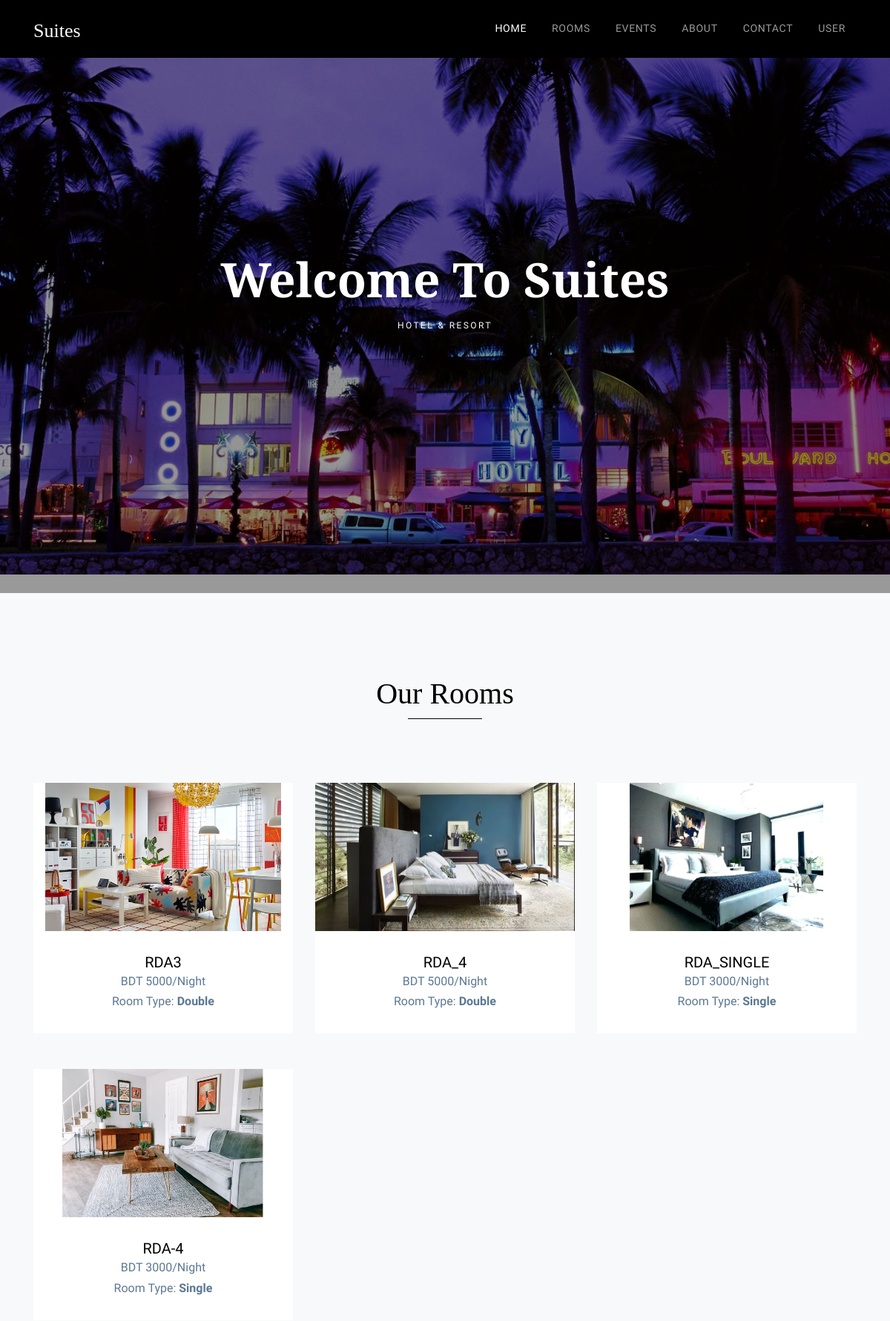
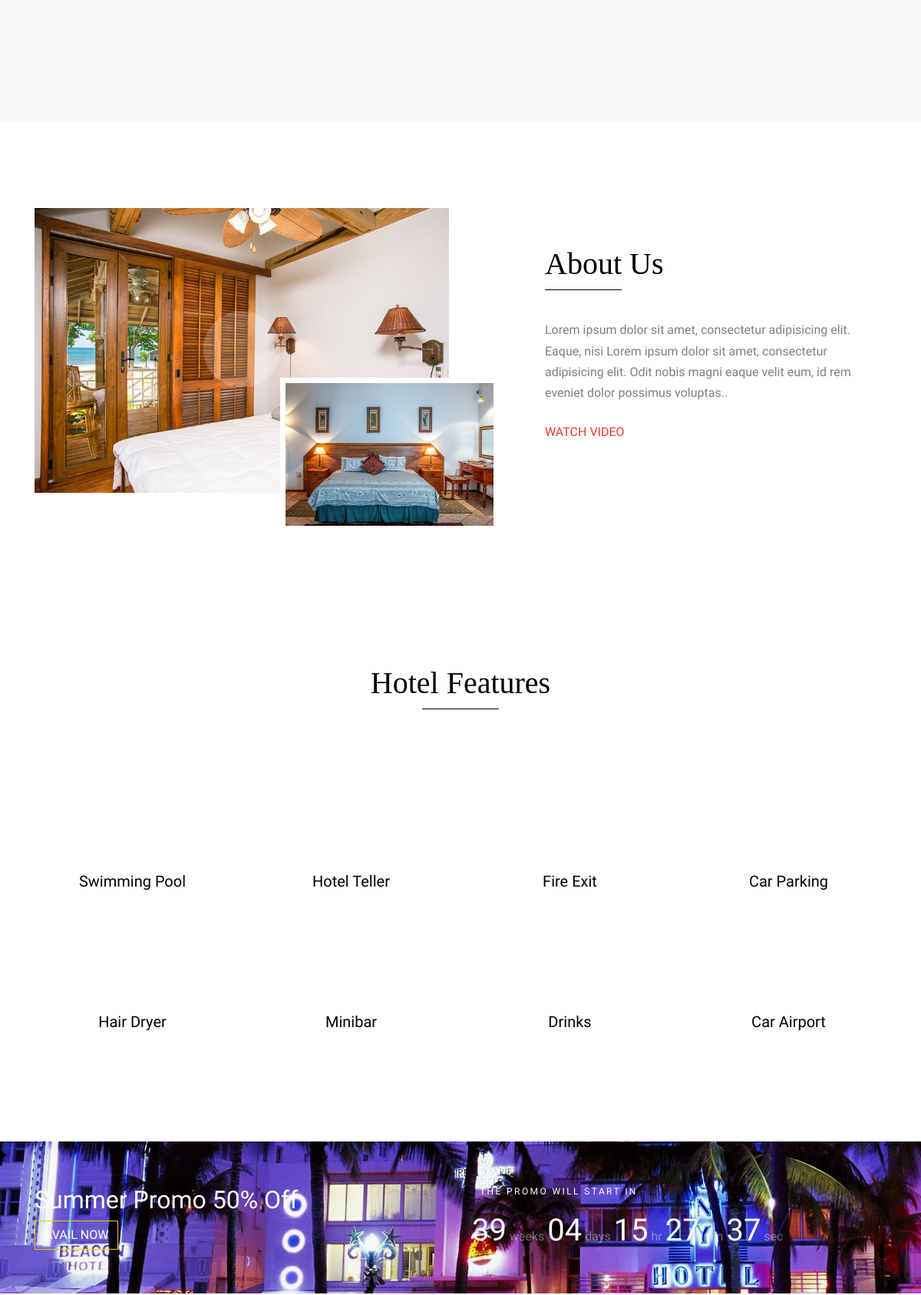
The page / (upper part) on the database its author committed (2 pictures, top to bottom).
### tables this page shows
CREATE TABLE `bed` (
  `sl_id` int(20) NOT NULL,
  `bed_no` varchar(100) NOT NULL,
  `room_id` varchar(100) NOT NULL,
  `check_in` varchar(100) NOT NULL,
  `check_out` varchar(100) NOT NULL,
  `user_id` int(50) NOT NULL,
  `status` int(50) NOT NULL,
  `bed_image` varchar(100) NOT NULL
);

CREATE TABLE `add_room` (
  `id` int(11) NOT NULL,
  `name` varchar(100) NOT NULL,
  `hotel_id` int(50) NOT NULL,
  `wifi` varchar(100) NOT NULL,
  `ac` varchar(100) NOT NULL,
  `ac_per_day` int(50) NOT NULL,
  `body_message` varchar(100) NOT NULL,
  `body_message_per_day` int(50) NOT NULL,
  `meal` varchar(100) NOT NULL,
  `meal_per_day` int(50) NOT NULL,
  `image` varchar(50) NOT NULL,
  `price` int(11) NOT NULL,
  `bed_cost` int(100) NOT NULL,
  `type` varchar(20) NOT NULL
);

### repository/BedRepo.php (called while the page is built)
<?php
class BedRepo{
    private $con = null;
    function __construct(){
        $this->con = mysqli_connect("localhost","root","","hotel") or die(mysql_error());
    }
    function getAll(){
            $sql = "SELECT bed.sl_id,bed.bed_no,bed.room_id,bed.status,bed.bed_image,add_room.name,add_room.price,add_room.type from bed INNER JOIN add_room on bed.room_id = add_room.id";
            return mysqli_query($this->con,$sql);
   }
}

### index.php (the view, shortened to what this page needs)
<?php
include 'repository/BedRepo.php';
session_start();?>
<!DOCTYPE html>
<html lang="en">
  <head>
    <link rel="stylesheet" href="fonts/icomoon/style.css">
    <link rel="stylesheet" href="css/bootstrap.min.css">
    <link rel="stylesheet" href="css/magnific-popup.css">
    <link rel="stylesheet" href="css/jquery-ui.css">
    <link rel="stylesheet" href="css/owl.carousel.min.css">
    <link rel="stylesheet" href="css/owl.theme.default.min.css">
    <link rel="stylesheet" href="css/bootstrap-datepicker.css">
    <link rel="stylesheet" href="css/animate.css">
    <link rel="stylesheet" href="https://cdn.jsdelivr.net/npm/mediaelement@4.2.7/build/mediaelementplayer.min.css">
    <link rel="stylesheet" href="fonts/flaticon/font/flaticon.css">
    <link rel="stylesheet" href="css/aos.css">
    <link rel="stylesheet" href="css/style.css">
  </head>
  <body>
  <div class="site-wrap">
   <div class="site-navbar-wrap js-site-navbar bg-black">
      <div class="container">
        <div class="site-navbar bg-light">
          <div class="py-1">
            <div class="row align-items-center">
              <div class="col-2">
                <h2 class="mb-0 site-logo"><a href="index.php">Suites</a></h2>
              </div>
              <div class="col-10">
                <nav class="site-navigation text-right" role="navigation">
                  <div class="container">
                    <ul class="site-menu js-clone-nav d-none d-lg-block">
                      <li class="active">
                        <a href="index.php">Home</a>
                      </li>
                    <li><a href="rooms.php">Rooms</a></li>
                      <li><a href="events.php">Events</a></li>
                      <li><a href="about.php">About</a></li>
                      <li><a href="contact.php">Contact</a></li>
				<?php
				if(!isset($_SESSION["userId"]))
				{ ?>
				<li><a href="login.php">User</a></li>
				<?php }
				?>
                    </ul>
                  </div>
                </nav>
              </div>
            </div>
          </div>
        </div>
      </div>
    </div>
    <div class="slide-one-item home-slider owl-carousel">
      <div class="site-blocks-cover overlay" style="background-image: url(images/hero_1.jpg);" data-aos="fade" data-stellar-background-ratio="0.5">
        <div class="container">
          <div class="row align-items-center justify-content-center">
            <div class="col-md-7 text-center" data-aos="fade">
              <h1 class="mb-2">Welcome To Suites</h1>
              <h2 class="caption">Hotel &amp; Resort</h2>
            </div>
          </div>
        </div>
      </div>
    </div>
    <div class="site-section bg-light">
      <div class="container">
        <div class="row">
          <div class="col-md-6 mx-auto text-center mb-5 section-heading">
            <h2 class="mb-5">Our Rooms</h2>
          </div>
        </div>
        <div class="row">
		<?php
				$bedRepo = new BedRepo();
						$re = $bedRepo->getAll();
						while($row= mysqli_fetch_array($re))
										{
												$id = $row['sl_id'];
												$bedname = $row['bed_no'];
												$image = $row['bed_image'];
												$price = $row['price'];
												$type = $row['type'];
											?>
          <div class="col-md-6 col-lg-4 mb-5">
            <div class="hotel-room text-center">
              <a href="view_details.php?id=<?php echo $id ;?>" class="d-block mb-0 thumbnail"><img src="images/bed/<?php echo $image;?>" alt="Image" class="img-fluid" style="height:200px;"></a>
              <div class="hotel-room-body">
                <h3 class="heading mb-0"><a href="view_details.php?id=<?php echo $id ;?>" ><?php echo $bedname;?></a></h3>
                <strong class="price">BDT <?php echo $price;?>/Night</strong> <br/>
				<strong class="price">Room Type: <?php
				if($type == 1){
					echo "<b> Single</b>";
				}
				if($type == 2){
					echo "<b> Double</b>";
				}
				?></strong>
              </div>
            </div>
          </div>
		  <?php }
										?>
        </div>
      </div>
    </div>
    <div class="site-section">
      <div class="container">
        <div class="row align-items-center">
          <div class="col-md-6 mb-5 mb-md-0">
              <div class="img-border">
                <a href="https://vimeo.com/28959265" class="popup-vimeo image-play">
                  <span class="icon-wrap">
                    <span class="icon icon-play"></span>
                  </span>
                  <img src="images/img_2.jpg" alt="" class="img-fluid">
                </a>
              </div>
              <img src="images/img_1.jpg" alt="Image" class="img-fluid image-absolute">
          </div>
          <div class="col-md-5 ml-auto">
            <div class="section-heading text-left">
              <h2 class="mb-5">About Us</h2>
            </div>
            <p class="mb-4">Lorem ipsum dolor sit amet, consectetur adipisicing elit. Eaque, nisi Lorem ipsum dolor sit amet, consectetur adipisicing elit. Odit nobis magni eaque velit eum, id rem eveniet dolor possimus voluptas..</p>
            <p><a href="https://vimeo.com/28959265" class="popup-vimeo text-uppercase">Watch Video <span class="icon-arrow-right small"></span></a></p>
          </div>
        </div>
      </div>
    </div>
    <div class="site-section">
      <div class="container">
        <div class="row">
          <div class="col-md-6 mx-auto text-center mb-5 section-heading">
            <h2 class="mb-5">Hotel Features</h2>
          </div>
        </div>
        <div class="row">
          <div class="col-sm-6 col-md-4 col-lg-3">
            <div class="text-center p-4 item">
              <span class="flaticon-pool display-3 mb-3 d-block text-primary"></span>
              <h2 class="h5">Swimming Pool</h2>
            </div>
          </div>
          <div class="col-sm-6 col-md-4 col-lg-3">
            <div class="text-center p-4 item">
              <span class="flaticon-desk display-3 mb-3 d-block text-primary"></span>
              <h2 class="h5">Hotel Teller</h2>
            </div>
          </div>
          <div class="col-sm-6 col-md-4 col-lg-3">
            <div class="text-center p-4 item">
              <span class="flaticon-exit display-3 mb-3 d-block text-primary"></span>
              <h2 class="h5">Fire Exit</h2>
            </div>
          </div>
          <div class="col-sm-6 col-md-4 col-lg-3">
            <div class="text-center p-4 item">
              <span class="flaticon-parking display-3 mb-3 d-block text-primary"></span>
              <h2 class="h5">Car Parking</h2>
            </div>
          </div>
          <div class="col-sm-6 col-md-4 col-lg-3">
            <div class="text-center p-4 item">
              <span class="flaticon-hair-dryer display-3 mb-3 d-block text-primary"></span>
              <h2 class="h5">Hair Dryer</h2>
            </div>
          </div>
          <div class="col-sm-6 col-md-4 col-lg-3">
            <div class="text-center p-4 item">
              <span class="flaticon-minibar display-3 mb-3 d-block text-primary"></span>
              <h2 class="h5">Minibar</h2>
            </div>
          </div>
          <div class="col-sm-6 col-md-4 col-lg-3">
            <div class="text-center p-4 item">
              <span class="flaticon-drink display-3 mb-3 d-block text-primary"></span>
              <h2 class="h5">Drinks</h2>
            </div>
          </div>
          <div class="col-sm-6 col-md-4 col-lg-3">
            <div class="text-center p-4 item">
              <span class="flaticon-cab display-3 mb-3 d-block text-primary"></span>
              <h2 class="h5">Car Airport</h2>
            </div>
          </div>
        </div>
      </div>
    </div>
    <div class="py-5 upcoming-events" style="background-image: url('images/hero_1.jpg'); background-attachment: fixed;">
      <div class="container">
        <div class="row align-items-center">
          <div class="col-md-6">
            <h2 class="text-white">Summer Promo 50% Off</h2>
            <a href="#" class="text-white btn btn-outline-warning rounded-0 text-uppercase">Avail Now</a>
          </div>
          <div class="col-md-6">
            <span class="caption">The Promo will start in</span>
            <div id="date-countdown"></div>
          </div>
        </div>
      </div>
    </div>
    <?php include'footer.php'?>
  </div>
  </body>
</html>

### rows shown on the page
bed: bed_image (picture), bed_no "RDA3", add_room.price "5000", shows "Double"
bed: bed_image (picture), bed_no "RDA_4", add_room.price "5000", shows "Double"
bed: bed_image (picture), bed_no "RDA_SINGLE", add_room.price "3000", shows "Single"
bed: bed_image (placeholder picture), bed_no "RDA-4", add_room.price "3000", shows "Single"
